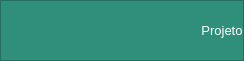
       <widget class="QFrame" name="toolbar">
        <property name="sizePolicy">
         <sizepolicy hsizetype="Preferred" vsizetype="Maximum">
          <horstretch>0</horstretch>
          <verstretch>0</verstretch>
         </sizepolicy>
        </property>
        <property name="minimumSize">
         <size>
          <width>0</width>
          <height>33</height>
         </size>
        </property>
        <property name="maximumSize">
         <size>
          <width>16777215</width>
          <height>61</height>
         </size>
        </property>
        <property name="styleSheet">
         <string notr="true">background-color: rgb(48, 143, 123);
color: rgb(255, 255, 255);
</string>
        </property>
        <property name="frameShape">
         <enum>QFrame::StyledPanel</enum>
        </property>
        <property name="frameShadow">
         <enum>QFrame::Raised</enum>
        </property>
        <layout class="QHBoxLayout" name="horizontalLayout">
         <property name="spacing">
          <number>0</number>
         </property>
         <property name="leftMargin">
          <number>0</number>
         </property>
         <property name="topMargin">
          <number>0</number>
         </property>
         <property name="rightMargin">
          <number>0</number>
         </property>
         <property name="bottomMargin">
          <number>0</number>
         </property>
         <item>
          <widget class="QPushButton" name="newFile_btn">
           <property name="sizePolicy">
            <sizepolicy hsizetype="Preferred" vsizetype="Fixed">
             <horstretch>0</horstretch>
             <verstretch>0</verstretch>
            </sizepolicy>
           </property>
           <property name="maximumSize">
            <size>
             <width>40</width>
             <height>16777215</height>
            </size>
           </property>
           <property name="cursor">
            <cursorShape>PointingHandCursor</cursorShape>
           </property>
           <property name="focusPolicy">
            <enum>Qt::ClickFocus</enum>
           </property>
           <property name="toolTip">
            <string>Novo projeto</string>
           </property>
           <property name="styleSheet">
            <string notr="true">color: rgb(0, 0, 0);</string>
           </property>
           <property name="text">
            <string/>
           </property>
           <property name="icon">
            <iconset>
             <normaloff>images/newFile_icon.png</normaloff>images/newFile_icon.png</iconset>
           </property>
           <property name="iconSize">
            <size>
             <width>42</width>
             <height>23</height>
            </size>
           </property>
           <property name="flat">
            <bool>true</bool>
           </property>
          </widget>
         </item>
         <item>
          <widget class="QPushButton" name="openFile_btn">
           <property name="sizePolicy">
            <sizepolicy hsizetype="Maximum" vsizetype="Fixed">
             <horstretch>0</horstretch>
             <verstretch>0</verstretch>
            </sizepolicy>
           </property>
           <property name="maximumSize">
            <size>
             <width>40</width>
             <height>16777215</height>
            </size>
           </property>
           <property name="cursor">
            <cursorShape>PointingHandCursor</cursorShape>
           </property>
           <property name="focusPolicy">
            <enum>Qt::ClickFocus</enum>
           </property>
           <property name="toolTip">
            <string>Abrir projeto</string>
           </property>
           <property name="styleSheet">
            <string notr="true">color: rgb(0, 0, 0);</string>
           </property>
           <property name="text">
            <string/>
           </property>
           <property name="icon">
            <iconset>
             <normaloff>images/openFile_icon.png</normaloff>images/openFile_icon.png</iconset>
           </property>
           <property name="iconSize">
            <size>
             <width>35</width>
             <height>23</height>
            </size>
           </property>
           <property name="flat">
            <bool>true</bool>
           </property>
          </widget>
         </item>
         <item>
          <widget class="QPushButton" name="saveFile_btn">
           <property name="sizePolicy">
            <sizepolicy hsizetype="Maximum" vsizetype="Fixed">
             <horstretch>0</horstretch>
             <verstretch>0</verstretch>
            </sizepolicy>
           </property>
           <property name="maximumSize">
            <size>
             <width>40</width>
             <height>16777215</height>
            </size>
           </property>
           <property name="cursor">
            <cursorShape>PointingHandCursor</cursorShape>
           </property>
           <property name="focusPolicy">
            <enum>Qt::ClickFocus</enum>
           </property>
           <property name="toolTip">
            <string>Salvar</string>
           </property>
           <property name="styleSheet">
            <string notr="true">color: rgb(0, 0, 0);</string>
           </property>
           <property name="text">
            <string/>
           </property>
           <property name="icon">
            <iconset>
             <normaloff>images/save_icon.png</normaloff>images/save_icon.png</iconset>
           </property>
           <property name="iconSize">
            <size>
             <width>26</width>
             <height>23</height>
            </size>
           </property>
           <property name="default">
            <bool>false</bool>
           </property>
           <property name="flat">
            <bool>true</bool>
           </property>
          </widget>
         </item>
         <item>
          <widget class="QPushButton" name="saveAsFile_btn">
           <property name="sizePolicy">
            <sizepolicy hsizetype="Maximum" vsizetype="Fixed">
             <horstretch>0</horstretch>
             <verstretch>0</verstretch>
            </sizepolicy>
           </property>
           <property name="maximumSize">
            <size>
             <width>40</width>
             <height>16777215</height>
            </size>
           </property>
           <property name="cursor">
            <cursorShape>PointingHandCursor</cursorShape>
           </property>
           <property name="toolTip">
            <string>&lt;html&gt;&lt;head/&gt;&lt;body&gt;&lt;p&gt;Salvar como&lt;/p&gt;&lt;/body&gt;&lt;/html&gt;</string>
           </property>
           <property name="toolTipDuration">
            <number>-2</number>
           </property>
           <property name="styleSheet">
            <string notr="true">color: rgb(0, 0, 0);</string>
           </property>
           <property name="text">
            <string/>
           </property>
           <property name="icon">
            <iconset>
             <normaloff>images/Save-as-icon.png</normaloff>images/Save-as-icon.png</iconset>
           </property>
           <property name="iconSize">
            <size>
             <width>23</width>
             <height>18</height>
            </size>
           </property>
           <property name="flat">
            <bool>true</bool>
           </property>
          </widget>
         </item>
         <item>
          <widget class="QPushButton" name="calculate_btn">
           <property name="sizePolicy">
            <sizepolicy hsizetype="Maximum" vsizetype="Fixed">
             <horstretch>0</horstretch>
             <verstretch>0</verstretch>
            </sizepolicy>
           </property>
           <property name="maximumSize">
            <size>
             <width>40</width>
             <height>16777215</height>
            </size>
           </property>
           <property name="cursor">
            <cursorShape>PointingHandCursor</cursorShape>
           </property>
           <property name="focusPolicy">
            <enum>Qt::ClickFocus</enum>
           </property>
           <property name="toolTip">
            <string>Calcular</string>
           </property>
           <property name="styleSheet">
            <string notr="true">color: rgb(0, 0, 0);</string>
           </property>
           <property name="text">
            <string/>
           </property>
           <property name="icon">
            <iconset>
             <normaloff>images/calculateIcon.png</normaloff>images/calculateIcon.png</iconset>
           </property>
           <property name="iconSize">
            <size>
             <width>31</width>
             <height>23</height>
            </size>
           </property>
           <property name="flat">
            <bool>true</bool>
           </property>
          </widget>
         </item>
         <item>
          <widget class="QLabel" name="title_label">
           <property name="sizePolicy">
            <sizepolicy hsizetype="Minimum" vsizetype="Preferred">
             <horstretch>0</horstretch>
             <verstretch>0</verstretch>
            </sizepolicy>
           </property>
           <property name="font">
            <font>
             <family>Segoe UI</family>
             <pointsize>10</pointsize>
            </font>
           </property>
           <property name="text">
            <string>Projeto</string>
           </property>
           <property name="alignment">
            <set>Qt::AlignCenter</set>
           </property>
          </widget>
         </item>
        </layout>
       </widget>
